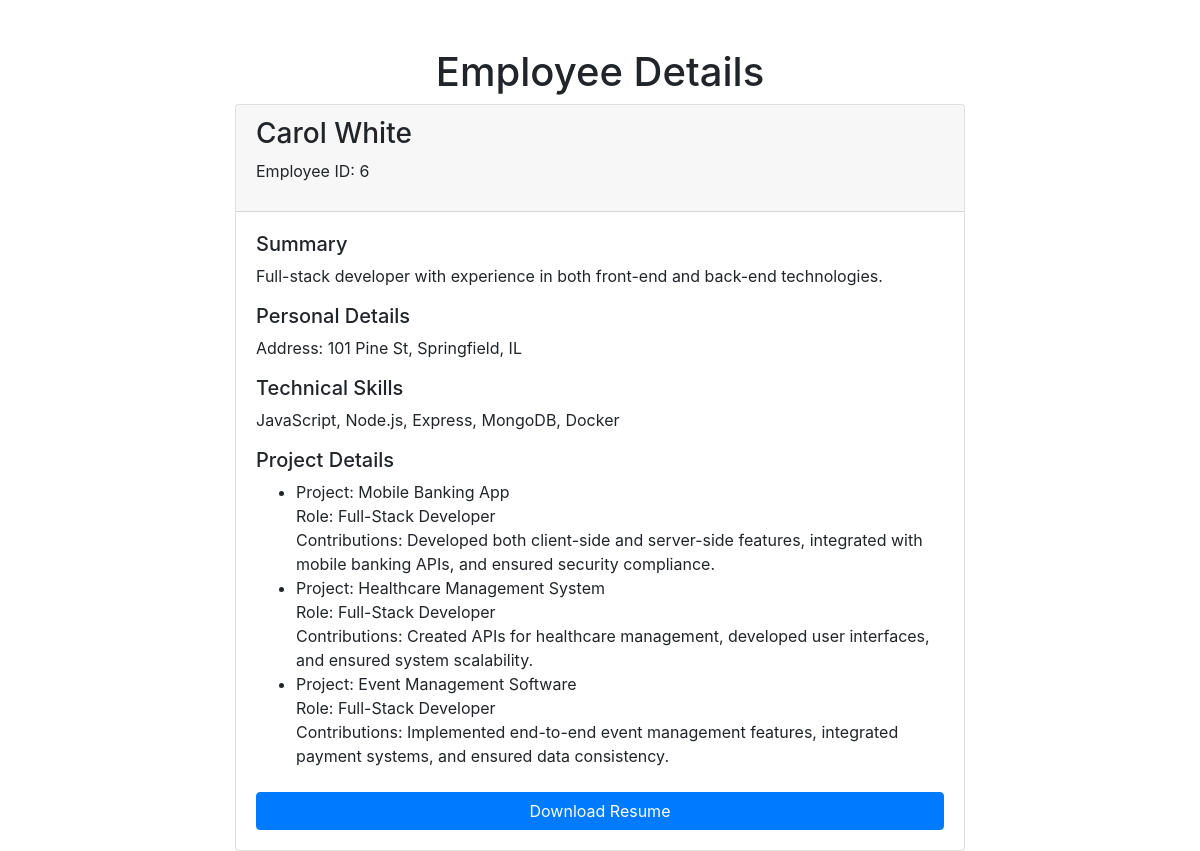
/employee/?empid=6, run on the app's committed database.
### resumes/models.py (models this page shows, shortened)
class Employee(models.Model):
    empid = models.AutoField(primary_key=True)
    name = models.CharField(max_length=255)
    email = models.EmailField(unique=True)
    phone = models.CharField(max_length=20)
    summary = models.TextField()
    personal_info = JSONField()
    technical_skills = models.TextField(max_length=500)

class EmployeeProject(models.Model):
    employee = models.ForeignKey(Employee, on_delete=models.CASCADE)
    project = models.ForeignKey(Project, on_delete=models.CASCADE)
    role = models.CharField(max_length=255)
    contributions = models.TextField()

class Project(models.Model):
    project_id = models.AutoField(primary_key=True)
    name = models.CharField(max_length=255)
    description = models.TextField()
    start_date = models.DateField()

### resumes/views.py (the view)
# urls.py: path('employee/', views.employee_details, name='employee_details'),
def employee_details(request):
    emp_id = request.GET.get('empid')
    employee = get_object_or_404(Employee, empid=emp_id)
    employee_projects = EmployeeProject.objects.filter(employee=employee)
    return render(request, 'emp_details.html', {'employee': employee,'employee_projects':employee_projects})

### templates/emp_details.html (shortened to what this page needs)
<!DOCTYPE html>
<html lang="en">
<head>
    <link href="https://stackpath.bootstrapcdn.com/bootstrap/4.5.2/css/bootstrap.min.css" rel="stylesheet">
</head>
<body>
    <div class="container mt-5">
        <h1 class="text-center">Employee Details</h1>
        <div class="row justify-content-center">
            <div class="col-md-8">
                <div class="card">
                    <div class="card-header">
                        <h3>{{ employee.name }}</h3>
                        <p>Employee ID: {{ employee.empid }}</p>
                    </div>
                    <div class="card-body">
                        <h5>Summary</h5>
                        <p>{{ employee.summary }}</p>
                        <h5>Personal Details</h5>
                        <p>Address: {{ employee.personal_info.address }}</p>
                        <h5>Technical Skills</h5>
                        <p>{{ employee.technical_skills}}</p>
                        <h5>Project Details</h5>
                        <ul>
                            {% for emp_project in employee_projects %}
                                <li>
                                    Project: {{ emp_project.project.name }}<br>
                                    Role: {{ emp_project.role }}<br>
                                    Contributions: {{ emp_project.contributions }}
                                </li>
                            {% empty %}
                                <li>No projects assigned.</li>
                            {% endfor %}
                        </ul>
                        <a href="{%url 'generate_pdf'%}?empid={{employee.empid}}" class="btn btn-primary btn-block mt-4">Download Resume</a>
                    </div>
                </div>
            </div>
        </div>
    </div>
</body>
</html>

### data on the page
Employee: name "Carol White", empid "6", summary "Full-stack developer with experience in both front-end and back-end technologies.", personal_info.address "101 Pine St, Springfield, IL", technical_skills "JavaScript, Node.js, Express, MongoDB, Docker"
EmployeeProject: project.name "Mobile Banking App", role "Full-Stack Developer", contributions "Developed both client-side and server-side features, integrated with mobile banking APIs, and ensured security compliance."
EmployeeProject: project.name "Healthcare Management System", role "Full-Stack Developer", contributions "Created APIs for healthcare management, developed user interfaces, and ensured system scalability."
EmployeeProject: project.name "Event Management Software", role "Full-Stack Developer", contributions "Implemented end-to-end event management features, integrated payment systems, and ensured data consistency."
